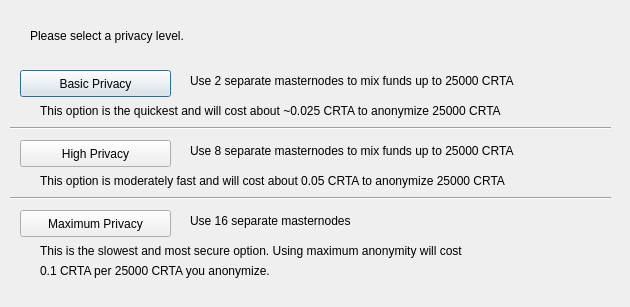
<?xml version="1.0" encoding="UTF-8"?>
<ui version="4.0">
 <class>DarksendConfig</class>
 <widget class="QDialog" name="DarksendConfig">
  <property name="geometry">
   <rect>
    <x>0</x>
    <y>0</y>
    <width>630</width>
    <height>307</height>
   </rect>
  </property>
  <property name="windowTitle">
   <string>Configure Darksend</string>
  </property>
  <widget class="QPushButton" name="buttonBasic">
   <property name="geometry">
    <rect>
     <x>20</x>
     <y>70</y>
     <width>151</width>
     <height>27</height>
    </rect>
   </property>
   <property name="text">
    <string>Basic Privacy</string>
   </property>
  </widget>
  <widget class="QPushButton" name="buttonHigh">
   <property name="geometry">
    <rect>
     <x>20</x>
     <y>140</y>
     <width>151</width>
     <height>27</height>
    </rect>
   </property>
   <property name="text">
    <string>High Privacy</string>
   </property>
  </widget>
  <widget class="QPushButton" name="buttonMax">
   <property name="geometry">
    <rect>
     <x>20</x>
     <y>210</y>
     <width>151</width>
     <height>27</height>
    </rect>
   </property>
   <property name="text">
    <string>Maximum Privacy</string>
   </property>
  </widget>
  <widget class="QLabel" name="label">
   <property name="geometry">
    <rect>
     <x>30</x>
     <y>20</y>
     <width>571</width>
     <height>31</height>
    </rect>
   </property>
   <property name="text">
    <string>Please select a privacy level.</string>
   </property>
  </widget>
  <widget class="QLabel" name="label_2">
   <property name="geometry">
    <rect>
     <x>190</x>
     <y>70</y>
     <width>421</width>
     <height>21</height>
    </rect>
   </property>
   <property name="text">
    <string>Use 2 separate masternodes to mix funds up to 25000 CRTA</string>
   </property>
  </widget>
  <widget class="QLabel" name="label_3">
   <property name="geometry">
    <rect>
     <x>190</x>
     <y>140</y>
     <width>411</width>
     <height>21</height>
    </rect>
   </property>
   <property name="text">
    <string>Use 8 separate masternodes to mix funds up to 25000 CRTA</string>
   </property>
  </widget>
  <widget class="QLabel" name="label_4">
   <property name="geometry">
    <rect>
     <x>190</x>
     <y>210</y>
     <width>421</width>
     <height>21</height>
    </rect>
   </property>
   <property name="text">
    <string>Use 16 separate masternodes</string>
   </property>
  </widget>
  <widget class="QLabel" name="label_6">
   <property name="geometry">
    <rect>
     <x>40</x>
     <y>100</y>
     <width>561</width>
     <height>21</height>
    </rect>
   </property>
   <property name="text">
    <string>This option is the quickest and will cost about ~0.025 CRTA to anonymize 25000 CRTA</string>
   </property>
  </widget>
  <widget class="QLabel" name="label_7">
   <property name="geometry">
    <rect>
     <x>40</x>
     <y>170</y>
     <width>561</width>
     <height>21</height>
    </rect>
   </property>
   <property name="text">
    <string>This option is moderately fast and will cost about 0.05 CRTA to anonymize 25000 CRTA</string>
   </property>
  </widget>
  <widget class="QLabel" name="label_8">
   <property name="geometry">
    <rect>
     <x>40</x>
     <y>240</y>
     <width>561</width>
     <height>21</height>
    </rect>
   </property>
   <property name="text">
    <string>This is the slowest and most secure option. Using maximum anonymity will cost</string>
   </property>
  </widget>
  <widget class="QLabel" name="label_9">
   <property name="geometry">
    <rect>
     <x>40</x>
     <y>260</y>
     <width>561</width>
     <height>21</height>
    </rect>
   </property>
   <property name="text">
    <string>0.1 CRTA per 25000 CRTA you anonymize.</string>
   </property>
  </widget>
  <widget class="Line" name="line">
   <property name="geometry">
    <rect>
     <x>10</x>
     <y>120</y>
     <width>601</width>
     <height>16</height>
    </rect>
   </property>
   <property name="orientation">
    <enum>Qt::Horizontal</enum>
   </property>
  </widget>
  <widget class="Line" name="line_2">
   <property name="geometry">
    <rect>
     <x>10</x>
     <y>190</y>
     <width>601</width>
     <height>16</height>
    </rect>
   </property>
   <property name="orientation">
    <enum>Qt::Horizontal</enum>
   </property>
  </widget>
 </widget>
 <resources/>
 <connections/>
</ui>
